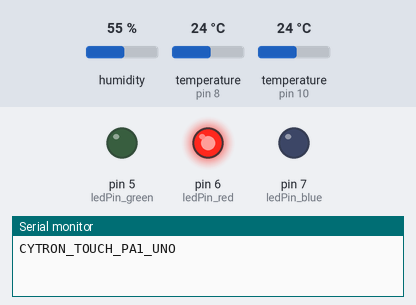
Bench run of a sketch on a simulated Arduino Uno, built for the host (arithmetic inside an expression is 32-bit, double 64-bit). On the bench: output pins drawn as LEDs (lit = HIGH), the last lines printed to the serial monitor. The test bench sets the inputs (shaded band); at power-on: humidity 55 %, temperature (sensors on pin 8, pin 10) 24 °C. WiFi joins after 1.5 s; servers stay silent unless stated; random numbers use the default seed unless the sketch sets one.

Above: at 0.1 s.
At 10.1 s:
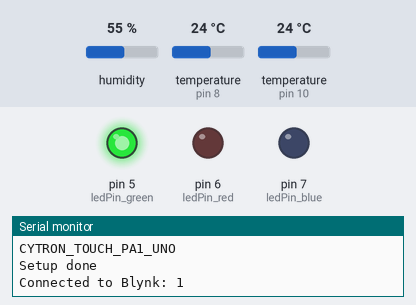
Timing chart, 0 to 11.6 s (numbered marks = the images above):
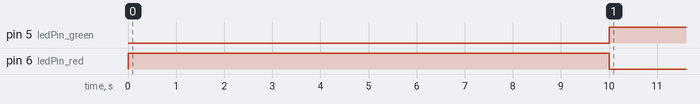

The sketch:

pool-sensors.ino
```cpp
/* Comment this out to disable prints and save space */
#define BLYNK_PRINT Serial
#include <SoftwareSerial.h>
#include <ESP8266_Lib.h>
#include <BlynkSimpleShieldEsp8266.h>
#include <SimpleTimer.h>
#include <DHT.h>
#include <OneWire.h>

// Sensor Readings
float waterTemp;
float weatherTemp;
float weatherHum;

// Blynk
int heartBeat = 0;
bool blynkConnected = false;
char auth[] = "BLYNK_TOKEN";
char ssid[] = "SSID";
char pass[] = "WIFI_KEY";

// Wifi ESP8266
#define ESP8266_BAUD 9600
const int WIFI_RX = 2;
const int WIFI_TX = 3;
SoftwareSerial EspSerial(WIFI_RX, WIFI_TX); // RX, TX
ESP8266 wifi(&EspSerial);

// LED PINS
int ledPin_green = 5; // GREEN WIFI Connected
int ledPin_red = 6;   // RED WIFI not Connected
int ledPin_blue = 7;  // Blue  Booting and WIFI off

// Sensor Communications
OneWire ds(10);          // on pin 10 (a 4.7K resistor is necessary)
#define DHTTYPE DHT22   // DHT 22, AM2302, AM2321
DHT dht(8, DHTTYPE);

SimpleTimer timer;
WidgetLED led1(V20); //register to virtual pin 1

void setup() {
  Serial.begin(9600);
  Serial.println("CYTRON_TOUCH_PA1_UNO");

  led1.off();
  dht.begin();
  pinMode(4, INPUT);

  // LEDs
  pinMode(ledPin_green, OUTPUT);  // 5 GREEN WIFI Connected
  pinMode(ledPin_red, OUTPUT);  // 6 RED WIFI not Connected
  pinMode(ledPin_blue, OUTPUT); // 7 Blue Booting & WIFI not Connected
  digitalWrite(ledPin_green, LOW);
  digitalWrite(ledPin_blue, LOW);
  digitalWrite(ledPin_red, HIGH);

  // Recurring Jobs
  timer.setInterval(10000L, timerLoop);

  // Wifi
  EspSerial.begin(ESP8266_BAUD);
  delay(10);
  Blynk.begin(auth, wifi, ssid, pass);
  Serial.println("Setup done");
}

void loop() {
  Blynk.run();
  timer.run();
}

void timerLoop() {
  checkConnection();
  if (!blynkConnected) return;

  readSensors();
  printResults();
  updateBlynk();
}

void readSensors() {
  weatherSensor();
  waterSensor();
  heartBeat = random(100);
}

void printResults() {
  // Heartbeat
  Serial.print("Heartbeat: ");
  Serial.println(heartBeat);

  // Weather
  Serial.print("Weather: ");
  Serial.print(weatherHum);
  Serial.print(" %h / ");
  Serial.print(weatherTemp);
  Serial.println(" deg Celsius");

  // Water
  Serial.print("Water: ");
  Serial.print(waterTemp);
  Serial.println(" deg Celsius");

  Serial.println();
}

void updateBlynk() {
  // You can send any value at any time.
  // Please don't send more that 10 values per second.

  Blynk.virtualWrite(V1, heartBeat);
  Blynk.virtualWrite(V2, weatherHum);
  Blynk.virtualWrite(V3, weatherTemp);
  // TODO: write waterTemp
}

void checkConnection() {
  blynkConnected = Blynk.connected();
  Serial.print("Connected to Blynk: ");
  Serial.println(blynkConnected);

  if (!blynkConnected) {
    digitalWrite(ledPin_green, LOW);
    digitalWrite(ledPin_blue, LOW);
    digitalWrite(ledPin_red, HIGH);
  }

  else {
    digitalWrite(ledPin_blue, LOW);
    digitalWrite(ledPin_red, LOW);
    digitalWrite(ledPin_green, HIGH);
  }
}

void weatherSensor() {
  float h = dht.readHumidity();
  float t = dht.readTemperature(); // or dht.readTemperature(true) for Fahrenheit

  if (isnan(h) || isnan(t)) {
    Serial.println("Failed to read from DHT sensor!");
    return;
  }

  // Store the results
  weatherTemp = t;
  weatherHum = h;
}

void waterSensor() {
  byte i;
  byte present = 0;
  byte type_s;
  byte data[12];
  byte addr[8];
  float celsius;

  if (!ds.search(addr)) {
    ds.reset_search();
    delay(250);
    return;
  }

  if (OneWire::crc8(addr, 7) != addr[7]) {
      Serial.println("CRC is not valid!");
      return;
  }

  // the first ROM byte indicates which chip
  switch (addr[0]) {
    case 0x10:
      type_s = 1;
      break;
    case 0x28:
      type_s = 0;
      break;
    case 0x22:
      type_s = 0;
      break;
    default:
      Serial.println("Device is not a DS18x20 family device.");
      return;
  }

  ds.reset();
  ds.select(addr);
  ds.write(0x44, 1); // start conversion, with parasite power on at the end

  delay(1000);
  // maybe 750ms is enough, maybe not
  // we might do a ds.depower() here, but the reset will take care of it.

  present = ds.reset();
  ds.select(addr);
  ds.write(0xBE);         // Read Scratchpad

  for ( i = 0; i < 9; i++) {           // we need 9 bytes
    data[i] = ds.read();
  }

  // Convert the data to actual temperature
  // because the result is a 16 bit signed integer, it should
  // be stored to an "int16_t" type, which is always 16 bits
  // even when compiled on a 32 bit processor.
  int16_t raw = (data[1] << 8) | data[0];
  if (type_s) {
    raw = raw << 3; // 9 bit resolution default
    if (data[7] == 0x10) {
      // "count remain" gives full 12 bit resolution
      raw = (raw & 0xFFF0) + 12 - data[6];
    }
  }

  else {
    byte cfg = (data[4] & 0x60);
    // at lower res, the low bits are undefined, so let's zero them
    if (cfg == 0x00) raw = raw & ~7;  // 9 bit resolution, 93.75 ms
    else if (cfg == 0x20) raw = raw & ~3; // 10 bit res, 187.5 ms
    else if (cfg == 0x40) raw = raw & ~1; // 11 bit res, 375 ms
    //// default is 12 bit resolution, 750 ms conversion time
  }
  celsius = (float)raw / 16.0;

  // Store the result
  waterTemp = celsius;
}
```

Measured:
- by itself, pin 5 (ledPin_green): LOW → HIGH at 10.0 s
- by itself, pin 6 (ledPin_red): HIGH → LOW at 10.0 s
